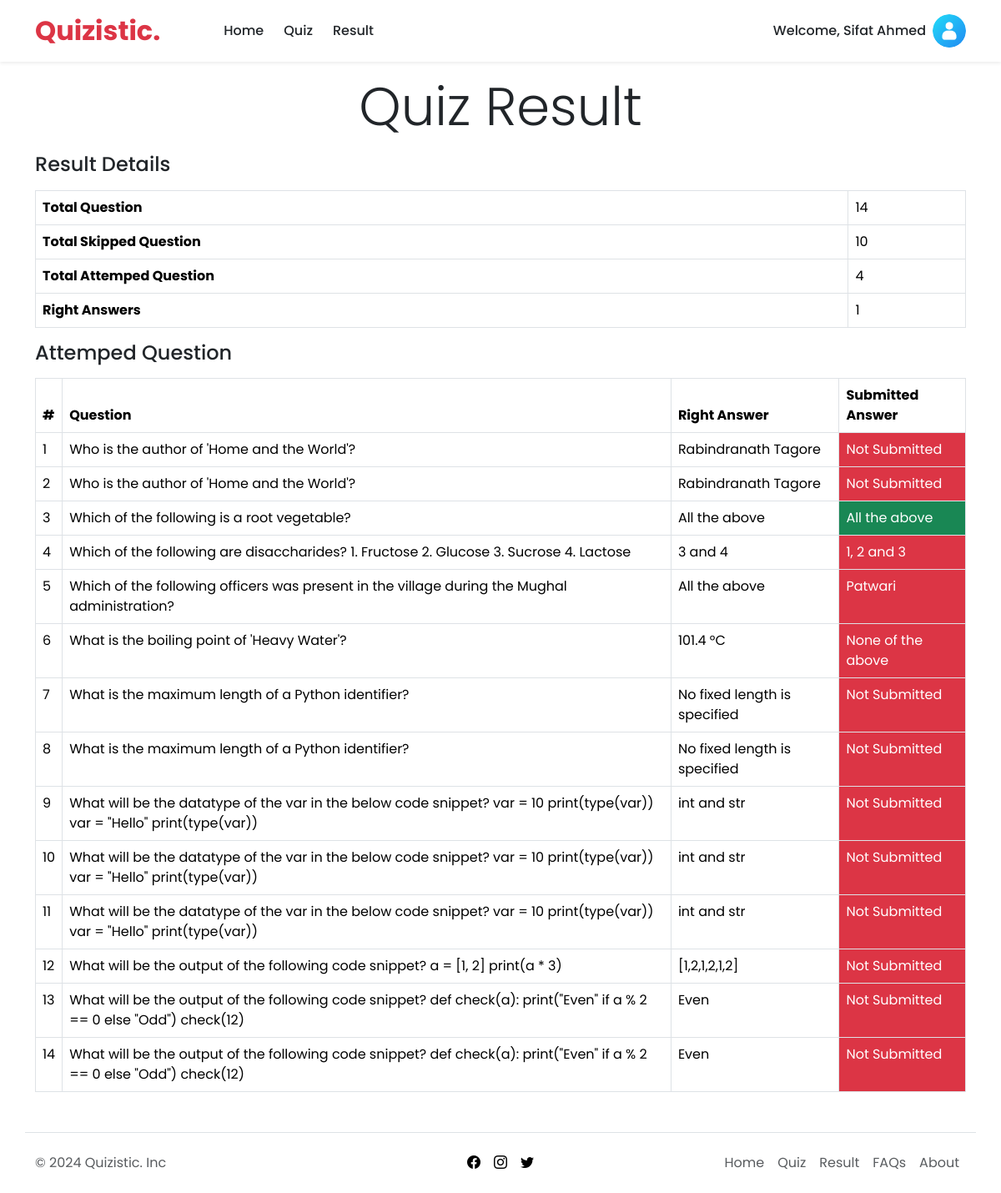
Page /quiz/result/ (signed in) on the earlier database version.
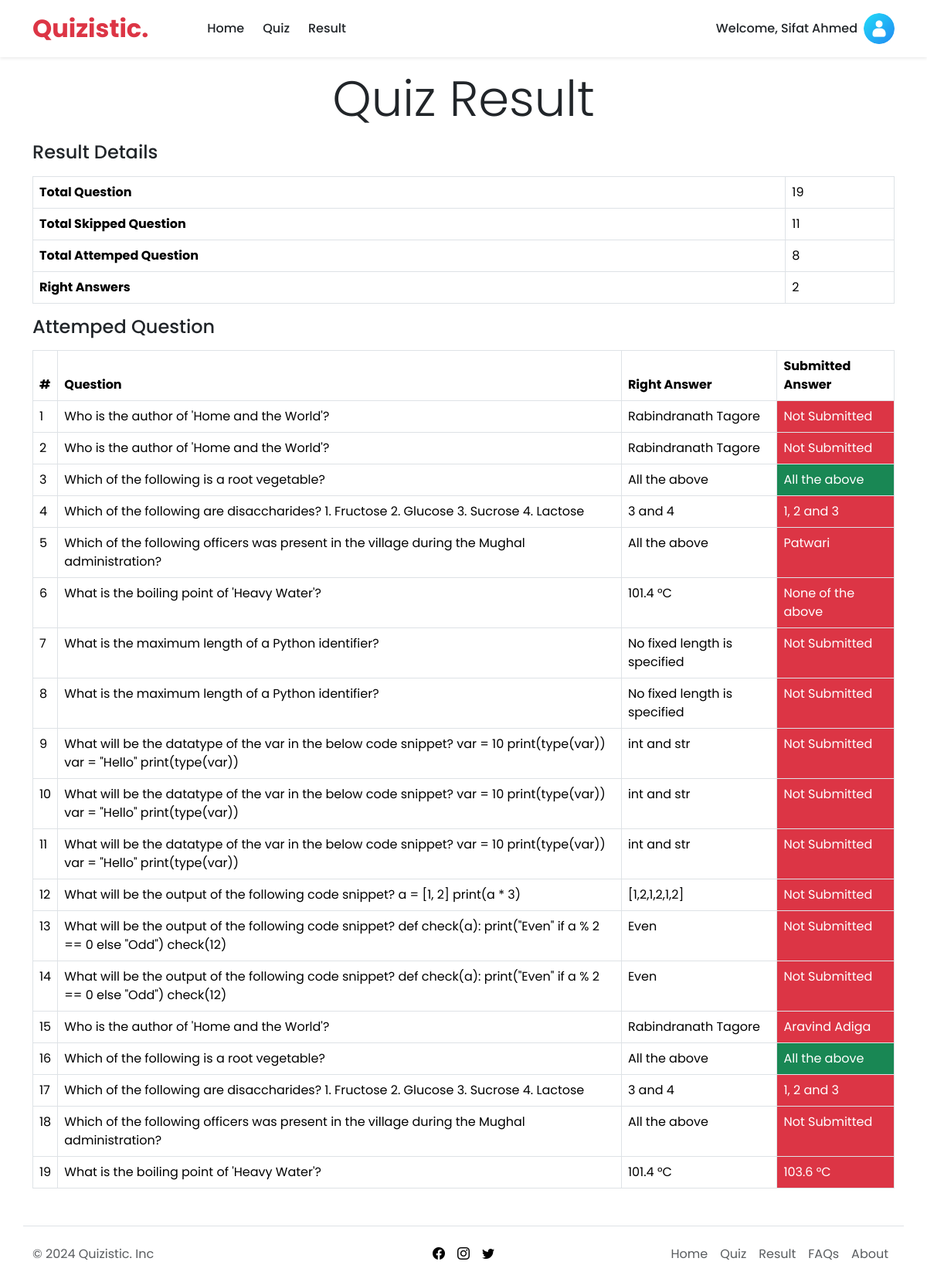
Same page on the later database version.
### quiz/models.py (models this page shows)
class UserAnswerSubmit(models.Model):
    question = models.ForeignKey(Question,on_delete=models.CASCADE)
    user = models.ForeignKey(User,on_delete=models.CASCADE)
    right_ans = models.CharField(max_length = 250)

class Question(models.Model):
    quiz = models.ForeignKey(Quiz, on_delete=models.CASCADE)
    question = models.TextField()
    opt_1= models.CharField(max_length =250)
    opt_2= models.CharField(max_length =250)
    opt_3= models.CharField(max_length =250)
    opt_4= models.CharField(max_length =250)
    time_limit = models.IntegerField()
    right_opt = models.CharField(max_length=100)
    def __str__(self):
        return self.question

### quiz/views.py (the view)
# urls.py: path('result/', views.result, name='result'),
@login_required
def result(request):
    result = models.UserAnswerSubmit.objects.filter(user=request.user)
    skipped = models.UserAnswerSubmit.objects.filter(user=request.user,right_ans='Not Submitted').count()
    attemped = models.UserAnswerSubmit.objects.filter(user=request.user).exclude(right_ans='Not Submitted').count()
    rightAns= 0
    for r in result:
        if r.question.right_opt == r.right_ans:
            rightAns+=1
    return render(request,'quiz_result.html',{'result':result,'skipped':skipped,'attemped':attemped,'rightAns':rightAns})

### quiz/templates/quiz_result.html (shortened to what this page needs)
{% extends 'base.html' %}
{% block content %}
<h1 class="display-3 text-center my-3">Quiz Result </h1>
<h4 class="my-3">Result Details</h4>
<table class="table table-bordered">
    <tr>
        <th>Total Question</th>
        <td>{{result.count}}</td>
    </tr>
    <tr>
        <th>Total Skipped Question</th>
        <td>{{skipped}}</td>
    </tr>
    <tr>
        <th>Total Attemped Question</th>
        <td>{{attemped}}</td>
    </tr>
    <tr>
        <th>Right Answers</th>
        <td>{{rightAns}}</td>
    </tr>
</table>
<h4 class="my-3">Attemped Question</h4>
<table class="table table-bordered">
    <thead>
        <tr>
            <th>#</th>
            <th>Question</th>
            <th>Right Answer</th>
            <th>Submitted Answer</th>
        </tr>
    </thead>
    <tbody>
        {% for r in result %}
        <tr>
            <td>{{ forloop.counter }}</td>
            <td>{{r.question}}</td>
            <td>{{r.question.right_opt}}</td>
            {% if r.question.right_opt == r.right_ans %}
            <td class="bg-success text-white">{{r.right_ans}}</td>
            {% else %}
            <td class="bg-danger text-white">{{r.right_ans}}</td>
            {% endif %}
        </tr>
        {% endfor %}
    </tbody>
</table>
{% endblock %}

### templates/base.html (shortened to what this page needs)
{% load static %}
<!DOCTYPE html>
<html lang="en">
<head>
    <link href="https://cdn.jsdelivr.net/npm/bootstrap@5.3.2/dist/css/bootstrap.min.css" rel="stylesheet"
>
    <link rel="stylesheet" href="{% static 'css/style.css' %}">
    <link rel="stylesheet" href="https://cdn.jsdelivr.net/npm/bootstrap-icons@1.11.3/font/bootstrap-icons.min.css">
</head>
<body>
    {% include 'navbar.html' %}
    <section class="container ">
        {% block content %}
        {% endblock %}
    </section>
    {% include 'footer.html' %}
</body>
</html>

### templates/navbar.html (shortened to what this page needs)
{% load static %}
<nav class="navbar navbar-expand-lg shadow-sm ">
    <div class=" container ">
        <a class="navbar-brand text-danger fw-bolder fs-2" href="{% url 'home' %}">Quizistic.</a>
        <div class="collapse navbar-collapse gap-2 " id="navbarNavAltMarkup">
            <div class="navbar-nav  ps-lg-5 item-nav ">
                <a class="btn  btn-outline-dark rounded-0 border-0  fw-medium" aria-current="page"
                    href="{% url 'home' %}">Home</a>
                {% if user.is_authenticated %}
                <a class="btn  btn-outline-dark rounded-0 border-0  fw-medium" aria-current="page"
                    href="{% url 'all_quiz' %}">Quiz</a>
                <a class="btn  btn-outline-dark rounded-0 border-0  fw-medium" aria-current="page"
                    href="{% url 'result' %}">Result</a>
                {% endif %}
            </div>
            <div class="navbar-nav  item-nav gap-2 ms-lg-auto 2 align-items-center ">
                {% if user.is_authenticated %}
                <div class="fw-medium ">Welcome, {{ request.user.first_name }} {{ request.user.last_name }} </div>
                <div class="btn-group dropstart">
                    <button type="button" class="btn px-0 border-0 rounded-0" data-bs-toggle="dropdown">
                        <img src="{% static 'images/default.png' %}" class="profile-pic rounded-5" alt="Profile Pic">
                    </button>
                </div>
                {% else%}
                <a href=" {% url 'register' %}" class="btn btn-outline-danger rounded-0">Sign Up</a>
                <a href="{% url 'login' %}" class="btn btn-danger rounded-0">Login</a>
                {% endif %}
            </div>
        </div>
    </div>
</nav>

### templates/footer.html
<footer class=" container d-flex flex-wrap justify-content-between align-items-center py-3  border-top mt-5">
    <p class="col-md-4 mb-0 text-body-secondary">© {% now "Y" %} Quizistic. Inc</p>
    <a href="/"
        class="col-md-4 d-flex align-items-center justify-content-center mb-3 mb-md-0 me-md-auto gap-3 link-body-emphasis text-decoration-none">
        <i class="bi bi-facebook"></i><i class="bi bi-instagram"></i><i class="bi bi-twitter"></i>
    </a>
    <ul class="nav col-md-4 justify-content-end">
        <li class="nav-item"><a href="{% url 'home' %}" class="nav-link px-2 text-body-secondary">Home</a></li>
        <li class="nav-item"><a href="{% url 'all_quiz' %}" class="nav-link px-2 text-body-secondary">Quiz</a></li>
        <li class="nav-item"><a href="{% url 'result' %}" class="nav-link px-2 text-body-secondary">Result</a></li>
        <li class="nav-item"><a href="#" class="nav-link px-2 text-body-secondary">FAQs</a></li>
        <li class="nav-item"><a href="#" class="nav-link px-2 text-body-secondary">About</a></li>
    </ul>
</footer>

### static/css/style.css (style rules this page uses)
body { font-family: poppins; }
.profile-pic { width: 40px; }

Differences in the rows shown:
added UserAnswerSubmit: question "Who is the author of 'Home and the World'?", question.right_opt "Rabindranath Tagore", right_ans "Aravind Adiga"
added UserAnswerSubmit: question "Which of the following is a root vegetable?", question.right_opt "All the above", right_ans "All the above"
added UserAnswerSubmit: question "Which of the following are disaccharides? 1. Fructose 2. Glucose 3. Sucrose 4. Lactose", question.right_opt "3 and 4", right_ans "1, 2 and 3"
added UserAnswerSubmit: question "Which of the following officers was present in the village during the Mughal administration?", question.right_opt "All the above", right_ans "Not Submitted"
added UserAnswerSubmit: question "What is the boiling point of 'Heavy Water'?", question.right_opt "101.4 °C", right_ans "103.6 °C"
Other differences:
{{ result.count }}: "14" → "19"
{{ skipped }}: "10" → "11"
{{ attemped }}: "4" → "8"
{{ rightAns }}: "1" → "2"
